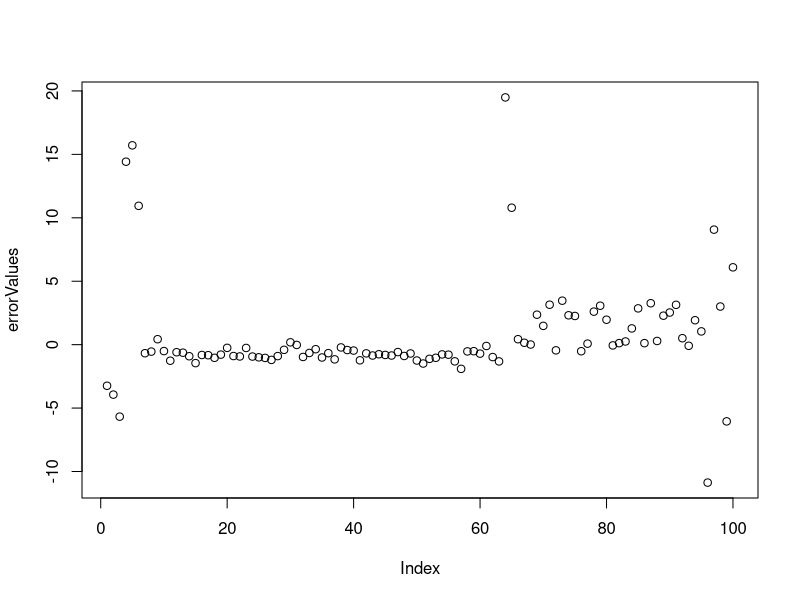

The R script that drew this image:
activationFunction <- function(val) {
  if (val > 0) {
    return(1);
  } else {
    return(-1);
  }
}

options(warn = 1)
setwd("/home/kady/projects-workspace/GUC/ML/assignment-01")
mData <- read.csv(file="iris_sub_21655.csv", header=TRUE, sep=",")

mData <- mData[sample(nrow(mData)),]


# Extract columns
ids <- mData$sepal
sepalData <- mData$petal
petalData <- mData$species
speciesData <- mData$X

# Error Tracking vector
errorValues <- vector()


learningRate <- 0.2

SETOSA <- 1
VERSICOLOR <- -1

# Replace species with identifiers
speciesData <- sapply(speciesData, as.character)
speciesData[speciesData == "setosa"] <- SETOSA
speciesData[speciesData == "versicolor"] <- VERSICOLOR
speciesData <- sapply(speciesData, as.numeric)

# weights

# w1 for sepal
w1 <- runif(1, -0.5, 0.9)

# w2 for petal
w2 <- runif(1, -0.5, 0.9)

index <- 1

classify <- function(sepalLength, petalLength) {
  pCurrent <- w1 * sepalLength + w2 * petalLength
  pActivated <- activationFunction(pCurrent)

  return(pActivated)
}

while ( index <= 100 ) {
  activated <- 0
  target <- speciesData[index]

  currentSepal <- sepalData[index]
  currentPetal <- petalData[index]

  current <- w1 * currentSepal + w2 * currentPetal
  
  errorValues <- c(errorValues, target - current)
  
  activated <- activationFunction(current)

  # Train the machine if needed
  w1 <- w1 - (learningRate * ( activated - target ) * currentSepal)
  w2 <- w2 - (learningRate * ( activated - target ) * currentPetal)

  index <- index + 1
}

plot(errorValues)

print(classify(5.4,1.7))
print(classify(6.3,4.7))
print(classify(5.1,3))
